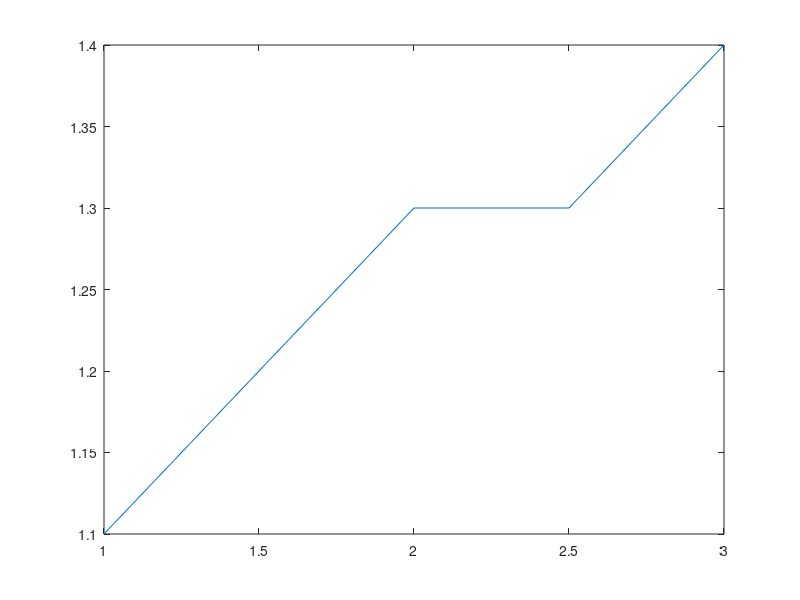

MATLAB code to generate this figure:
j1 = ones(5,1)
j2 = 1:.5:3;
j2 = j2';
A = [j1 j2];
b = [1.1, 1.2, 1.3, 1.3, 1.4];
b = b';
x = A \ b
px = polyout(x, 'x')
plot(j2, b);

